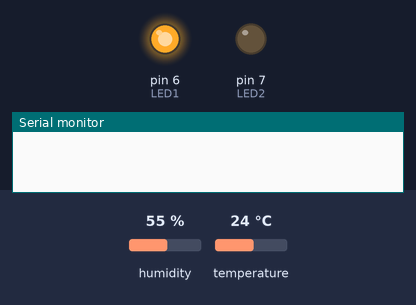
The sketch below on a simulated Arduino Uno, built with avr-gcc and run on an emulated ATmega328P. On the bench: output pins drawn as LEDs (lit = HIGH), the last lines printed to the serial monitor. The test bench sets the inputs (shaded band); at power-on: temperature 24 °C, humidity 55 %.

Above: at 1.3 s.
1.4 s: temperature set to 27 °C
At 3.2 s:
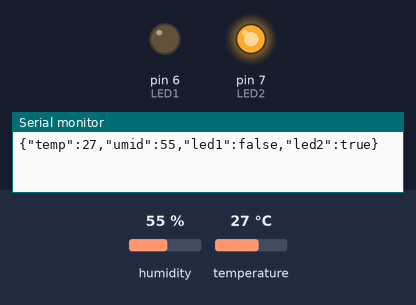
3.5 s: temperature set to 12 °C
At 4.6 s:
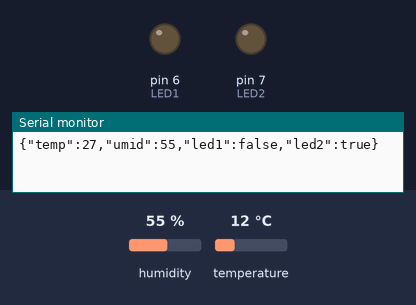
6.6 s: temperature set to 16 °C
At 8.5 s:
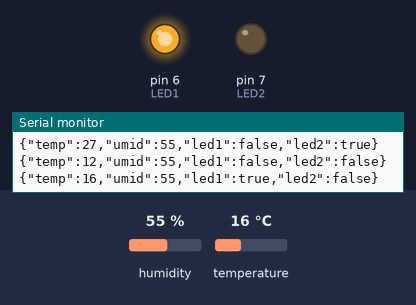
9.3 s: temperature set to 28 °C
At 11.2 s:
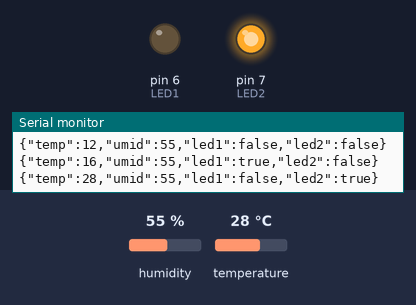
Timing chart, 0 to 12.4 s (numbered marks = the images above; inputs shaded):
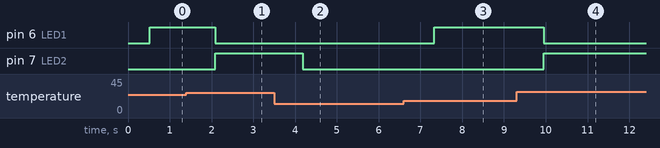

Measured:
- the behaviour switches between 25 and 26 °C on temperature (found by bisection; images 0 and 1)
- the behaviour switches between 14 and 15 °C on temperature (found by bisection; images 2 and 3)
- after the input at 1.4 s, pin 6 (LED1): HIGH → LOW after 0.69 s; pin 7 (LED2): LOW → HIGH after 0.69 s
- after the input at 3.5 s, pin 7 (LED2): HIGH → LOW after 0.69 s
- after the input at 6.6 s, pin 6 (LED1): LOW → HIGH after 0.73 s
- after the input at 9.3 s, pin 6 (LED1): HIGH → LOW after 0.65 s; pin 7 (LED2): LOW → HIGH after 0.65 s

The sketch:

termostarduino_dht11.ino
```cpp
#include <DHT11.h>
#include <ArduinoJson.h>
#include <ArduinoJson.hpp>

DHT11 sensore(2);
#define LED1 6
#define LED2 7
const int SOGLIA_MINIMA = 15;
const int SOGLIA_MASSIMA = 25;

unsigned long startTime;
void setup() {
  Serial.begin(9600);
  pinMode(LED1 , OUTPUT);
  pinMode(LED2 , OUTPUT);

  startTime = millis();
}

const int SEND_INTERVAL = 2000;
StaticJsonDocument<200> jsonBuffer;
void loop() {
    int temp = 0;
    int umidita = 0;
    bool led1 = false, led2 = false;

    unsigned long elapsedTime = millis() - startTime;

    int result = sensore.readTemperatureHumidity(temp, umidita);
    if(temp >= SOGLIA_MINIMA && temp <= SOGLIA_MASSIMA){
      digitalWrite(LED1,HIGH);
      digitalWrite(LED2,LOW);
      led1=true;
      led2=false;
    }else if(temp > SOGLIA_MASSIMA){
      digitalWrite(LED2, HIGH);
      digitalWrite(LED1, LOW);
      led2=true;
      led1=false;
    }else if(temp < SOGLIA_MINIMA){
      digitalWrite(LED2, LOW);
      digitalWrite(LED1, LOW);
      led2=false;
      led1=false;
    }

    if (elapsedTime > SEND_INTERVAL) {
      startTime = millis();
      if (result == 0) {
        jsonBuffer["temp"] = temp;
        jsonBuffer["umid"] = umidita;
        jsonBuffer["led1"] = led1;
        jsonBuffer["led2"] = led2;
      } else {
        jsonBuffer["error"] = true;
      }

      sendData(jsonBuffer);
    }

}

void sendData(StaticJsonDocument<200> &jBuff){
  if (jBuff.isNull())
    return;
  serializeJson(jBuff, Serial); // Serializza il buffer JSON e lo invia sulla seriale
  Serial.println(); // Aggiunge un newline alla fine del messaggio

  jBuff.clear(); // Pulisce il buffer JSON per il prossimo utilizzo
}
```
